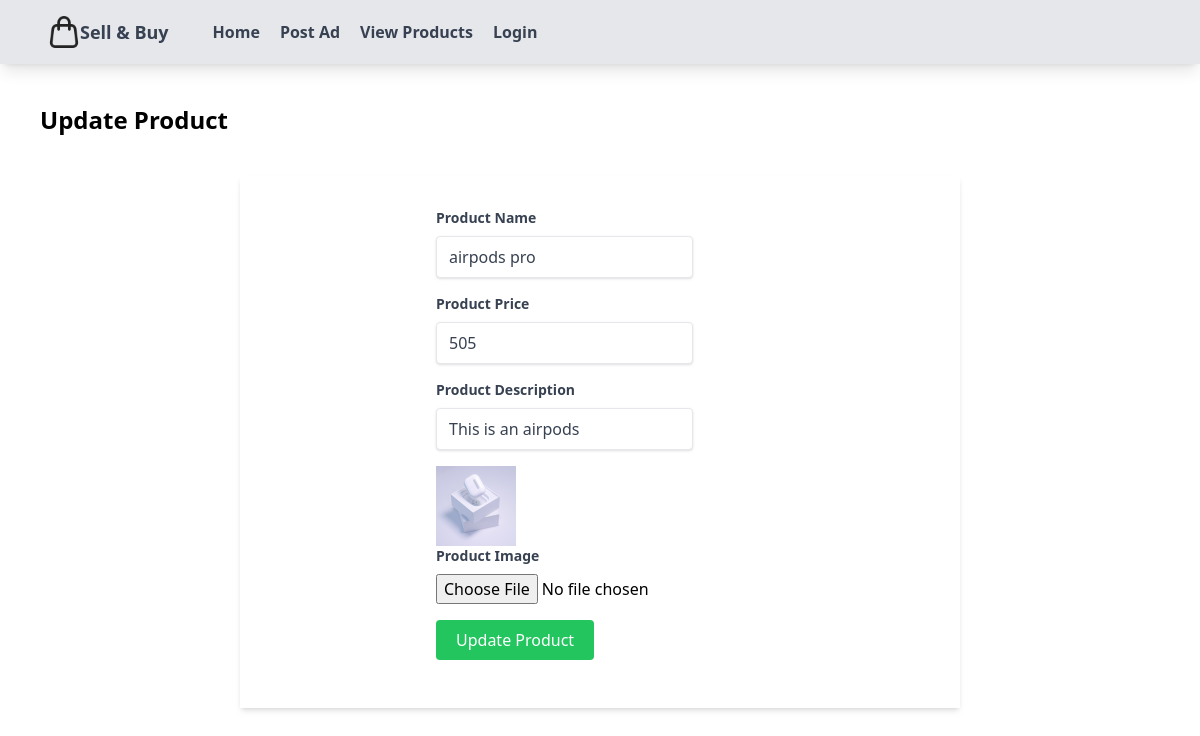
/myapp/products/update/9/, run on the app's committed database.
### myapp/models.py (models this page shows, shortened)
class Product(models.Model):
    seller_name=models.ForeignKey(User,on_delete=models.CASCADE,default=1)
    name=models.CharField(max_length=70)
    price=models.IntegerField()
    desc=models.CharField(max_length=200)
    image=models.ImageField(blank=True)

### myapp/views.py (the view, shortened to what this page needs)
# urls.py: path('products/update/<int:id>/',views.update_product,name='update_product'),
def update_product(request,id):
    product=Product.objects.get(id=id)
    context={
        'product': product
    }
    return render(request,'myapp/updateproduct.html',context)

### myapp/templates/myapp/updateproduct.html (shortened to what this page needs)
{% extends 'myapp/base.html' %}
{% load static %}
{% block content %}
<h1 class="text-2xl m-10 font-bold">Update Product</h1>
<form class="w-3/5 bg-white shadow-md m-10 mx-auto px-8 py-8" method="POST" enctype="multipart/form-data">
    <div class="mb-4 w-1/2 mx-auto">
        <label class="block text-gray-700 text-sm font-bold mb-2" for="">Product Name</label>
        <input class="shadow appearance-none border rounded py-2 px-3 mr-10 text-gray-700" value="{{product.name}}" type="text" name="name" id="name">
    </div>
    <div class="mb-4 w-1/2 mx-auto">
        <label class="block text-gray-700 text-sm font-bold mb-2" for="">Product Price</label>
        <input class="shadow appearance-none border rounded py-2 px-3 mr-10 text-gray-700" value="{{product.price}}" type="text" name="price" id="price">
    </div>
    <div class="mb-4 w-1/2 mx-auto">
        <label class="block text-gray-700 text-sm font-bold mb-2" for="">Product Description</label>
        <input class="shadow appearance-none border rounded py-2 px-3 mr-10 text-gray-700" value="{{product.desc}}" type="text" name="desc" id="desc">
    </div>
    <div class="mb-4 w-1/2 mx-auto">
        <img class="w-20 h-20" src="{{product.image.url}}" alt="">
        <label class="block text-gray-700 text-sm font-bold mb-2" for="">Product Image</label>
        <input type="file" accept="image/*" name="upload" id="upload">
    </div>
    <div class="mb-4 w-1/2 mx-auto">
        <input class="bg-green-500 text-white px-5 py-2 rounded" type="submit" name="Update Product" value="Update Product" id="">
    </div>
</form>
{% endblock %}

### myapp/static/css/styles.css (style rules this page uses)
html { line-height: 1.5; -webkit-text-size-adjust: 100%; -moz-tab-size: 4; -o-tab-size: 4; tab-size: 4; font-family: ui-sans-serif, system-ui, -apple-system, BlinkMacSystemFont, "Segoe UI", Roboto, "Helvetica Neue", Arial, "Noto Sans", sans-serif, "Apple Color Emoji", "Segoe UI Emoji", "Segoe UI Symbol", "Noto Color Emoji"; }
body { margin: 0; line-height: inherit; }
h1, h2, h3, h4, h5, h6 { font-size: inherit; font-weight: inherit; }
button, input, optgroup, select, textarea { font-family: inherit; font-size: 100%; font-weight: inherit; line-height: inherit; color: inherit; margin: 0; padding: 0; }
button, [type='button'], [type='reset'], [type='submit'] { -webkit-appearance: button; background-color: transparent; background-image: none; }
blockquote, dl, dd, h1, h2, h3, h4, h5, h6, hr, figure, p, pre { margin: 0; }
input::placeholder, textarea::placeholder { opacity: 1; color: #9ca3af; }
img, svg, video, canvas, audio, iframe, embed, object { display: block; vertical-align: middle; }
img, video { max-width: 100%; height: auto; }
.m-10 { margin: 2.5rem; }
.mx-auto { margin-left: auto; margin-right: auto; }
.mb-4 { margin-bottom: 1rem; }
.mb-2 { margin-bottom: 0.5rem; }
.mr-10 { margin-right: 2.5rem; }
.block { display: block; }
.h-20 { height: 5rem; }
.w-3\/5 { width: 60%; }
.w-1\/2 { width: 50%; }
.w-20 { width: 5rem; }
.appearance-none { -webkit-appearance: none; -moz-appearance: none; appearance: none; }
.rounded { border-radius: 0.25rem; }
.border { border-width: 1px; }
.bg-white { --tw-bg-opacity: 1; background-color: rgb(255 255 255 / var(--tw-bg-opacity)); }
.bg-green-500 { --tw-bg-opacity: 1; background-color: rgb(34 197 94 / var(--tw-bg-opacity)); }
.px-8 { padding-left: 2rem; padding-right: 2rem; }
.py-8 { padding-top: 2rem; padding-bottom: 2rem; }
.py-2 { padding-top: 0.5rem; padding-bottom: 0.5rem; }
.px-3 { padding-left: 0.75rem; padding-right: 0.75rem; }
.px-5 { padding-left: 1.25rem; padding-right: 1.25rem; }
.text-2xl { font-size: 1.5rem; line-height: 2rem; }
.text-sm { font-size: 0.875rem; line-height: 1.25rem; }
.font-bold { font-weight: 700; }
.text-gray-700 { --tw-text-opacity: 1; color: rgb(55 65 81 / var(--tw-text-opacity)); }
.text-white { --tw-text-opacity: 1; color: rgb(255 255 255 / var(--tw-text-opacity)); }
.shadow-md { --tw-shadow: 0 4px 6px -1px rgb(0 0 0 / 0.1), 0 2px 4px -2px rgb(0 0 0 / 0.1); --tw-shadow-colored: 0 4px 6px -1px var(--tw-shadow-color), 0 2px 4px -2px var(--tw-shadow-color); box-shadow: var(--tw-ring-offset-shadow, 0 0 #0000), var(--tw-ring-shadow, 0 0 #0000), var(--tw-shadow); }
.shadow { --tw-shadow: 0 1px 3px 0 rgb(0 0 0 / 0.1), 0 1px 2px -1px rgb(0 0 0 / 0.1); --tw-shadow-colored: 0 1px 3px 0 var(--tw-shadow-color), 0 1px 2px -1px var(--tw-shadow-color); box-shadow: var(--tw-ring-offset-shadow, 0 0 #0000), var(--tw-ring-shadow, 0 0 #0000), var(--tw-shadow); }

### data on the page
Product: name "airpods pro", price "505", desc "This is an airpods", image (picture)
